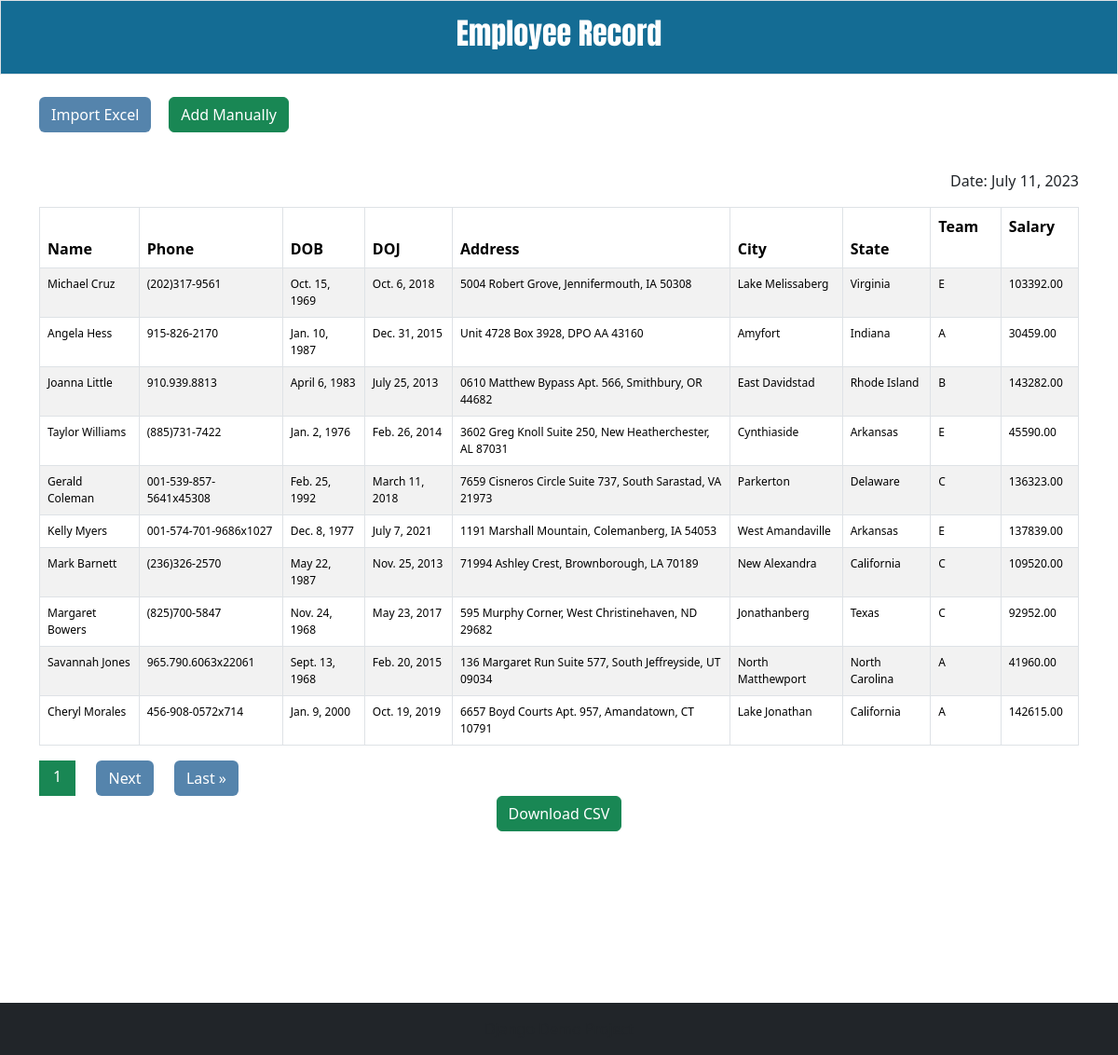
The page / on the database its author committed.
### firstapp/models.py (models this page shows)
class Employee(models.Model):
    phone_regex = RegexValidator(
        regex=r'^\+?\d{10,15}$',
        message="Phone number must be entered in the format: '+919999999999'. Up to 15 digits allowed."
    )
    GENDER_CHOICES = [
    ('M', 'Male'),
    ('F', 'Female'),
    ('O', 'Other'),
]
    def validate_dob(value):
        if value.year < 1950:
            raise ValidationError("Invalid date of birth. Year must be greater than or equal to 1950.")
        if value.year > 2005:
            raise ValidationError("Invalid date of birth. Year must be less than 2005")
    name = models.CharField(max_length=100, unique=True)
    phone = models.CharField(validators=[phone_regex], max_length=15, unique=True)
    dob = models.DateField(validators=[validate_dob])
    gender = models.CharField(max_length=1, choices=GENDER_CHOICES, default='Male')
    doj = models.DateField()
    address = models.CharField(max_length=250)
    city = models.CharField(max_length=25)
    state = models.CharField(max_length=25)
    team = models.CharField(max_length=100)
    salary = models.DecimalField(max_digits=8, decimal_places=2)
    created_at = models.DateTimeField(auto_now_add=True)
    updated_at = models.DateTimeField(auto_now=True)
    class Meta:
        unique_together = ['name', 'phone']

### firstapp/views.py (the view, shortened to what this page needs)
# urls.py: path('', EmployeeListView.as_view(), name='employee_list'),
class EmployeeListView(View):
    def get(self, request):
        form = EmployeeForm()
        employees = Employee.objects.all()
        sort = request.GET.get('sort')
        order = request.GET.get('order')
        if sort == 'name':
            employees = employees.order_by('name')
        elif sort == 'doj':
            employees = employees.order_by('doj')
        elif sort == 'city':
            employees = employees.order_by('city')
        elif sort == 'state':
            employees = employees.order_by('state')
        elif sort == 'team':
            employees = employees.order_by('team')
        elif sort == 'salary':
            employees = employees.order_by('salary')
        if sort and order == 'desc':
            employees = employees.reverse()
        else:
            order = 'asc'
        paginator = Paginator(employees, per_page=settings.PAGINATION_PER_PAGE)
        page_number = request.GET.get('page')
        page_obj = paginator.get_page(page_number)
        CurrentDate = datetime.now().date()
        return render(request, 'employees.html', {'form': form, 'page_obj': page_obj, 'date': CurrentDate, 'sort': sort, 'order': order})

### firstapp/templates/employees.html (shortened to what this page needs)
{% extends 'base.html' %}
{% load static %}
{% block content %}
<div class="container">
    <div class="row">
        <div class="col-md-8 mt-4">
            <button id="fileUploadBtn" class="btn text-white"
                style="margin-right: 2%; background-color: #5584AC;">Import Excel</button>
            <button id="manualEntryBtn" class="btn btn-success">Add Manually</button>
        </div>
    </div>
</div>
<div class="container mt-4" style="margin-bottom: 20%;">
    <div class="d-flex flex-row-reverse">
        <p class="mt-3 text-dark">Date: {{ date }}</p>
    </div>
    <table class="table table-striped table-bordered">
        <thead class="text-light" style="background-color: #5584AC;">
            <tr>
                <th>
                    Name
                    <a href="?sort=name{% if sort == 'name' and order == 'asc' %}&order=desc{% endif %}"
                        style="margin-left: 5%; text-decoration: none; color: white;">
                        {% if sort == 'name' %}
                        {% if order == 'asc' %}
                        <span>&uarr;</span>
                        {% else %}
                        <span>&darr;</span>
                        {% endif %}
                        {% else %}
                        <span>&darr;</span>
                        {% endif %}
                    </a>
                </th>
                <th>Phone</th>
                <th>DOB</th>
                <th>
                    DOJ
                    <a href="?sort=doj{% if sort == 'doj' and order == 'asc' %}&order=desc{% endif %}"
                        style="margin-left: 5%; text-decoration: none; color: white;">
                        {% if sort == 'doj' %}
                        {% if order == 'asc' %}
                        <span>&uarr;</span>
                        {% else %}
                        <span>&darr;</span>
                        {% endif %}
                        {% else %}
                        <span>&darr;</span>
                        {% endif %}
                    </a>
                </th>
                <th>Address</th>
                <th>
                    City
                    <a href="?sort=city{% if sort == 'city' and order == 'asc' %}&order=desc{% endif %}"
                        style="margin-left: 5%; text-decoration: none; color: white;">
                        {% if sort == 'city' %}
                        {% if order == 'asc' %}
                        <span>&uarr;</span>
                        {% else %}
                        <span>&darr;</span>
                        {% endif %}
                        {% else %}
                        <span>&darr;</span>
                        {% endif %}
                    </a>
                </th>
                <th>
                    State
                    <a href="?sort=state{% if sort == 'state' and order == 'asc' %}&order=desc{% endif %}"
                        style="margin-left: 5%; text-decoration: none; color: white;">
                        {% if sort == 'state' %}
                        {% if order == 'asc' %}
                        <span>&uarr;</span>
                        {% else %}
                        <span>&darr;</span>
                        {% endif %}
                        {% else %}
                        <span>&darr;</span>
                        {% endif %}
                    </a>
                </th>
                <th>
                    Team
                    <a href="?sort=team{% if sort == 'team' and order == 'asc' %}&order=desc{% endif %}"
                        style="margin-left: 5%; text-decoration: none; color: white;">
                        {% if sort == 'team' %}
                        {% if order == 'asc' %}
                        <span>&uarr;</span>
                        {% else %}
                        <span>&darr;</span>
                        {% endif %}
                        {% else %}
                        <span>&darr;</span>
                        {% endif %}
                    </a>
                </th>
                <th>
                    Salary
                    <a href="?sort=salary{% if sort == 'salary' and order == 'asc' %}&order=desc{% endif %}"
                        style="margin-left: 5%; text-decoration: none; color: white;">
                        {% if sort == 'salary' %}
                        {% if order == 'asc' %}
                        <span>&uarr;</span>
                        {% else %}
                        <span>&darr;</span>
                        {% endif %}
                        {% else %}
                        <span>&darr;</span>
                        {% endif %}
                    </a>
                </th>
            </tr>
        </thead>
        <tbody class="thead-light">
            {% for employee in page_obj %}
            <tr style="font-size: 12px;">
                <td>{{ employee.name }}</td>
                <td>{{ employee.phone }}</td>
                <td>{{ employee.dob }}</td>
                <td>{{ employee.doj }}</td>
                <td>{{ employee.address }}</td>
                <td>{{ employee.city }}</td>
                <td>{{ employee.state }}</td>
                <td>{{ employee.team }}</td>
                <td>{{ employee.salary }}</td>
            </tr>
            {% endfor %}
        </tbody>
    </table>
    <div class="text-center">
        <div class="pagination">
            <div class="current-page-box bg-success" style="padding: 5px 15px; display: inline-block;">
                <span class="current-page text-white" style="margin-left: 1% 2% 2%;">{{ page_obj.number }}</span>
            </div>
            {% if page_obj.has_next %}
            <a href="?page={{ page_obj.next_page_number }}" class="btn text-white"
                style=" background-color: #5584AC; margin-right: 2%; margin-left: 2%;">Next</a>
            <a href="?page={{ page_obj.paginator.num_pages }}" class="btn text-white"
                style="background-color: #5584AC;">Last &raquo;</a>
            {% endif %}
        </div>
        <a href="{% url 'download_employees' %}?format=csv" class="btn btn-success">Download CSV</a>
    </div>
</div>
{% endblock content %}

### rows shown on the page
Employee: name "Michael Cruz", phone "(202)317-9561", dob "Oct. 15, 1969", doj "Oct. 6, 2018", address "5004 Robert Grove, Jennifermouth, IA 50308", city "Lake Melissaberg", state "Virginia", team "E", salary "103392.00"
Employee: name "Angela Hess", phone "915-826-2170", dob "Jan. 10, 1987", doj "Dec. 31, 2015", address "Unit 4728 Box 3928, DPO AA 43160", city "Amyfort", state "Indiana", team "A", salary "30459.00"
Employee: name "Joanna Little", phone "910.939.8813", dob "April 6, 1983", doj "July 25, 2013", address "0610 Matthew Bypass Apt. 566, Smithbury, OR 44682", city "East Davidstad", state "Rhode Island", team "B", salary "143282.00"
Employee: name "Taylor Williams", phone "(885)731-7422", dob "Jan. 2, 1976", doj "Feb. 26, 2014", address "3602 Greg Knoll Suite 250, New Heatherchester, AL 87031", city "Cynthiaside", state "Arkansas", team "E", salary "45590.00"
Employee: name "Gerald Coleman", phone "001-539-857-5641x45308", dob "Feb. 25, 1992", doj "March 11, 2018", address "7659 Cisneros Circle Suite 737, South Sarastad, VA 21973", city "Parkerton", state "Delaware", team "C", salary "136323.00"
Employee: name "Kelly Myers", phone "001-574-701-9686x1027", dob "Dec. 8, 1977", doj "July 7, 2021", address "1191 Marshall Mountain, Colemanberg, IA 54053", city "West Amandaville", state "Arkansas", team "E", salary "137839.00"
Employee: name "Mark Barnett", phone "(236)326-2570", dob "May 22, 1987", doj "Nov. 25, 2013", address "71994 Ashley Crest, Brownborough, LA 70189", city "New Alexandra", state "California", team "C", salary "109520.00"
Employee: name "Margaret Bowers", phone "(825)700-5847", dob "Nov. 24, 1968", doj "May 23, 2017", address "595 Murphy Corner, West Christinehaven, ND 29682", city "Jonathanberg", state "Texas", team "C", salary "92952.00"
Employee: name "Savannah Jones", phone "965.790.6063x22061", dob "Sept. 13, 1968", doj "Feb. 20, 2015", address "136 Margaret Run Suite 577, South Jeffreyside, UT 09034", city "North Matthewport", state "North Carolina", team "A", salary "41960.00"
Employee: name "Cheryl Morales", phone "456-908-0572x714", dob "Jan. 9, 2000", doj "Oct. 19, 2019", address "6657 Boyd Courts Apt. 957, Amandatown, CT 10791", city "Lake Jonathan", state "California", team "A", salary "142615.00"

### other values the page prints
{{ page_obj.number }} "1"
